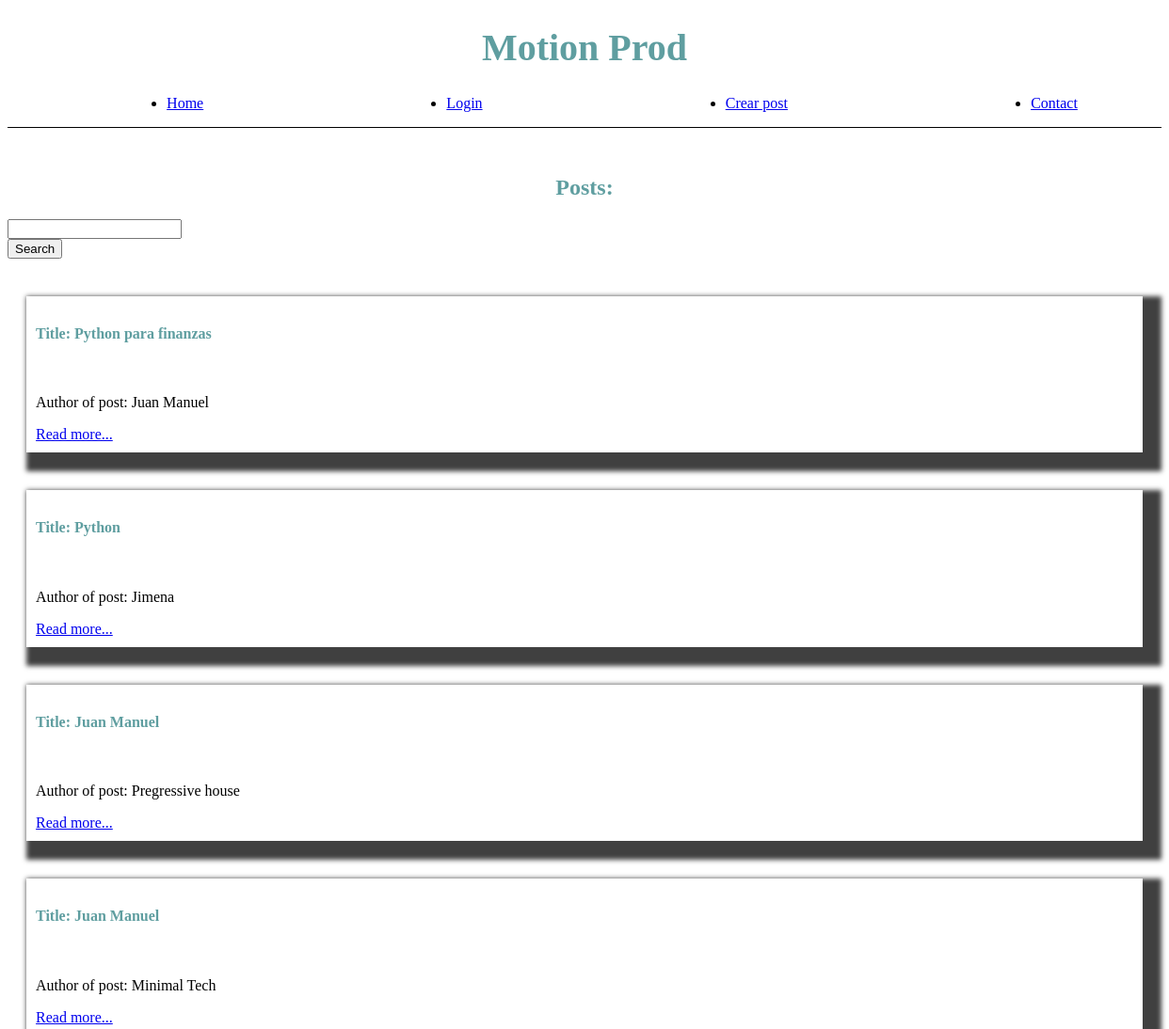
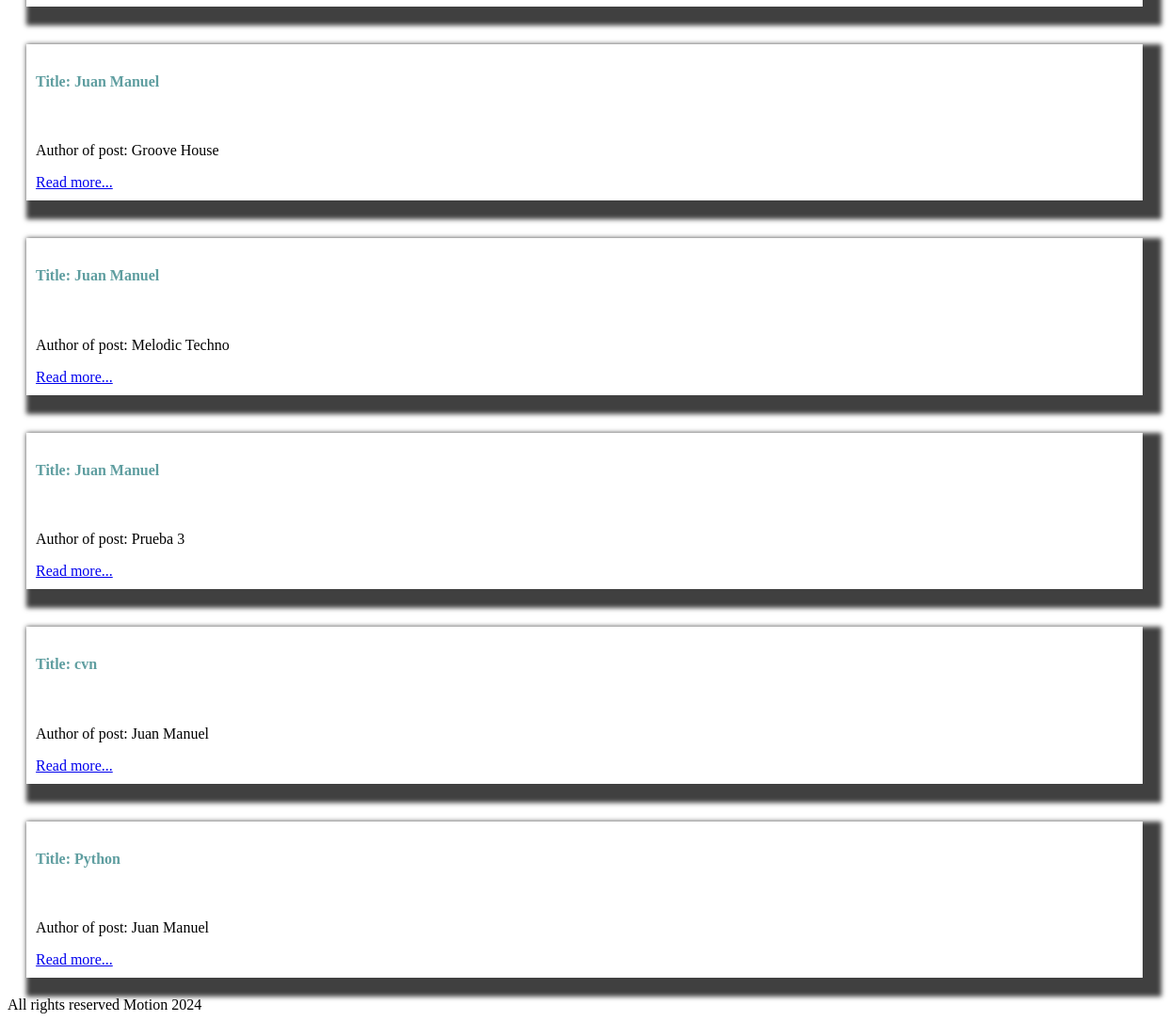
The page / on the database its author committed (2 pictures, top to bottom).
### tables this page shows
CREATE TABLE posts (
    id INTEGER PRIMARY KEY AUTOINCREMENT,
    author TEXT NOT NULL,
    title TEXT NOT NULL,
    text TEXT NOT NULL
);

### main.py (the view)
@app.route('/') # decorator for home route
def home():
    orm_posts = Post("motion.db")
    title_search = request.args.get('search')
    if title_search:
        posts = orm_posts.get_posts_by_title(title=title_search)
        return render_template("home.html", posts=posts)
    posts = orm_posts.get_all_posts()
    return render_template("home.html", posts=posts)

### main.py (called while the page is built)
@app.before_request
def before_request():
    g.user = None
    if 'username' in session:
        g.user = session["username"]

@app.after_request
def after_request(response):
    return response

### orm.py (called while the page is built)
    def _get_db_connection(self):
        conn = sqlite3.connect(self.name)
        conn.row_factory = sqlite3.Row
        return conn

    def get_all_posts(self):
        try:
            query = "SELECT * FROM posts"
            posts = self.query_all(query)
            return posts
        except Exception as e:
            raise

    def query_all(self, query):
        conn = self._get_db_connection()
        cursor = conn.cursor()
        cursor.execute(query)
        rows = cursor.fetchall()
        conn.close()
        return rows

### templates/home.html (shortened to what this page needs)
{% extends "base.html" %}
{% block head %}
    <link rel="stylesheet" type="text/css" href="{{ url_for('static', filename='css/home.css') }}">
{% endblock %}
{% block main %}
<div>
    <h2>Posts:</h2>
</div>
<form action="{{ url_for('home')  }}">
    <input type="search" id="search" name="search"><br>
    <button type="submit">Search</button>
</form>
{% if posts %}
    {% for post in posts %}
        <div class="posts">
            <h4>Title: {{ post.title }} </h4><br>
            <p>Author of post: {{ post.author }} </p>
            <a href="/post/{{post.id}}">Read more...</a>
        </div>
    {% endfor %}
{% else  %}
    <p>Not available right now.</p>
{% endif  %}
{% endblock %}

### templates/base.html (shortened to what this page needs)
<!DOCTYPE html>
<html lang="en">
<head>
    {% block head %}
    {% endblock %}
</head>
<body>
    <header>
        <div>
            <h1>Motion Prod</h1>
        </div>
        <div class="bar">
            <ul class="bar_items">
                <li><a href={{ url_for('home')  }}>Home</a></li>
                <li><a href={{ url_for('login')  }}>Login</a></li>
                <li><a href={{ url_for('posts.create_post') }}>Crear post</a></li>
                <li><a href={{ url_for('contact')  }}>Contact</a></li>
            </ul>
        </div>
    </header>
        {% block main %}
        {% endblock %}
    <footer>
        All rights reserved Motion 2024
    </footer>
</body>
</html>

### static/css/home.css (style rules this page uses)
h1 { color: cadetblue; font-size: 40px; text-align: center; }
h2 { text-align: center; }
.bar { border-bottom: solid 1px; margin-bottom: 50px; }
.bar_items { display: flex; width: 100%; justify-content: space-around; }
.posts { box-shadow: 10px 10px 5px 10px rgba(0,0,0,0.75); -webkit-box-shadow: 10px 10px 5px 10px rgba(0,0,0,0.75); -moz-box-shadow: 10px 10px 5px 10px rgba(0,0,0,0.75); margin: 40px 20px 20px 20px; padding: 10px; }
h2 { color: cadetblue; }
h4 { color: cadetblue; }

### rows shown on the page
posts: title "Python para finanzas", author "Juan Manuel"
posts: title "Python", author "Jimena"
posts: title "Juan Manuel", author "Pregressive house"
posts: title "Juan Manuel", author "Minimal Tech"
posts: title "Juan Manuel", author "Groove House"
posts: title "Juan Manuel", author "Melodic Techno"
posts: title "Juan Manuel", author "Prueba 3"
posts: title "cvn", author "Juan Manuel"
posts: title "Python", author "Juan Manuel"
